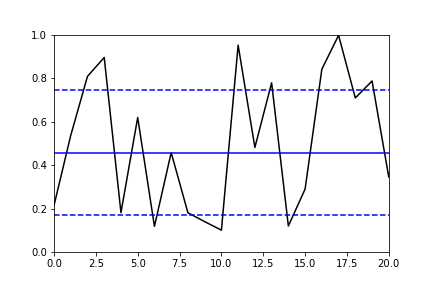

Reproduce this figure in Python.
# -*- coding: utf-8 -*-
"""
Created on Tue Sep  6 09:17:55 2022

@author: DISRCT
"""
import numpy as np
import matplotlib.pyplot as plt
import random
import math



# # pontos = []
# pontos = [9, 12, 11, 17, 3, 4, 2, 15, 14, 2, 15, 8, 11, 16, 1, 12, 20, 11, 3, 5]
# x = []
# media = []
# media1 = media[0]
# # for i in range (20):
#     # pontos.append(random.randint(0,20))

# for i in range(len(pontos)):
#     x.append(i)
# for i in range(len(pontos)):
#     media.append(sum(pontos)/len(pontos))

# lMax = np.full(media[0] + media1.std())
# # lmin = media + y.std()

# # media = sum(pontos)/len(pontos)

# print(pontos)
# print(x)
# print(media)

# plt.plot(x,pontos, color="black")
# # help(plt.plot)
# plt.plot(x,media)
# plt.plot(x,lMax)


x = np.arange(100)
y = np.random.rand(100)

med = np.full(len(x),y.mean())
mMax = np.full(len(x),y.mean() + y.std())
mMin = np.full(len(x),y.mean() - y.std())

plt.plot(x,y, color="black")
plt.plot(x,med, color='blue')
plt.plot(x,mMin, color='blue', linestyle='--')
plt.plot(x,mMax, color='blue', linestyle='--')
plt.xlim(0, 20)
plt.ylim(0, 1)
# help(plt.plot)

plt.savefig('Atividade 3.png')